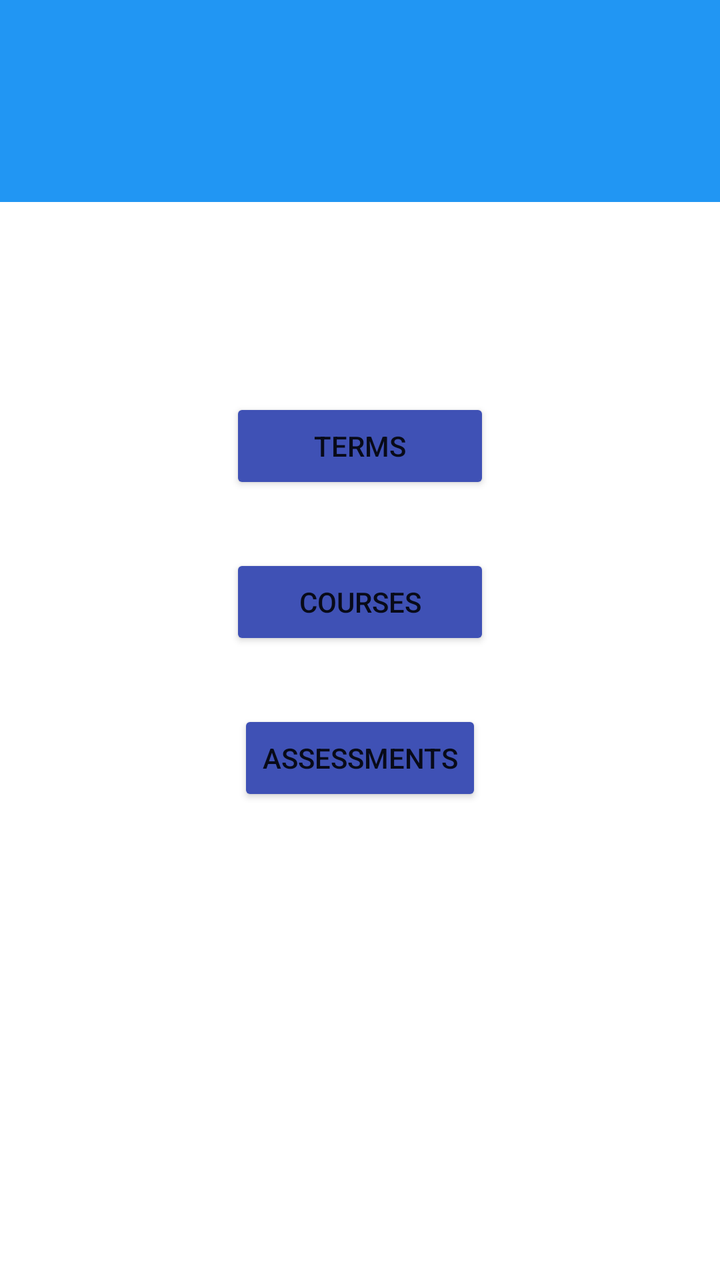
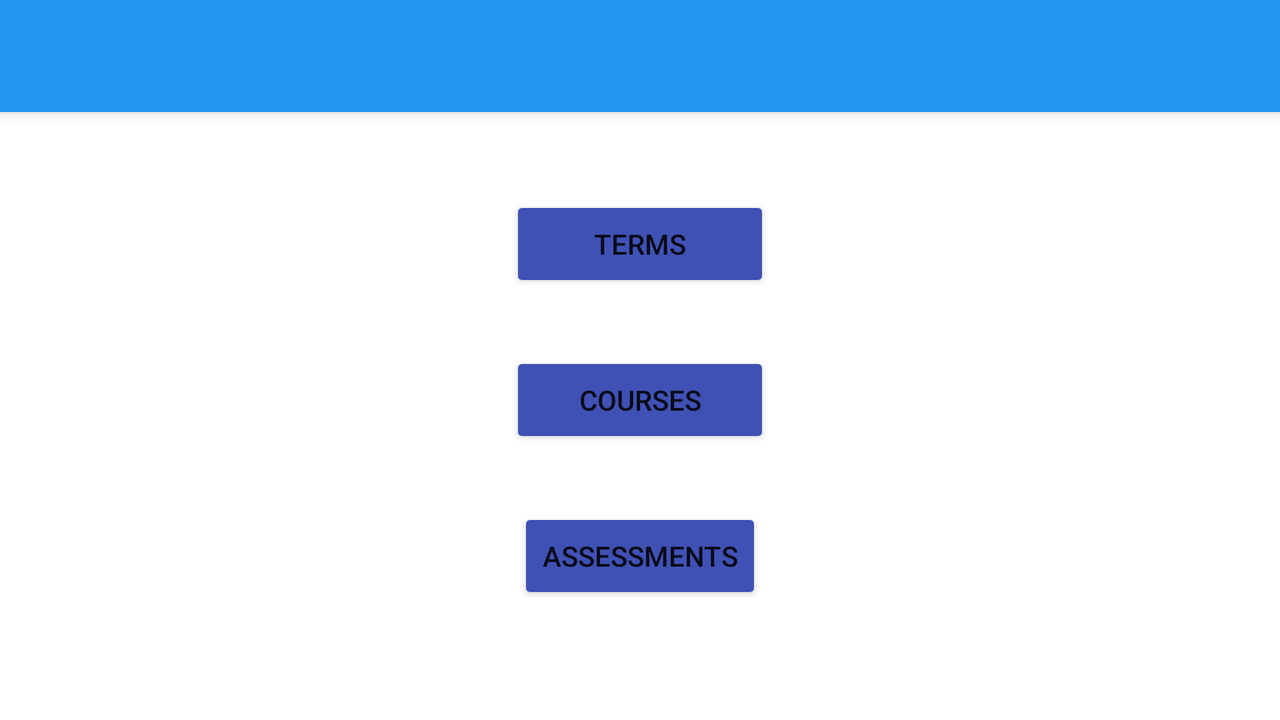

Two renders of one Android screen. The first uses the default layout on a phone; the second uses the alternative layout the repository ships for a different screen configuration, on a matching device. The two XML files are below.
<!-- AndroidManifest.xml: application theme Theme.Nguyenpeter_C196 -->
<!-- res/layout/activity_main.xml -->
<?xml version="1.0" encoding="utf-8"?>
<androidx.coordinatorlayout.widget.CoordinatorLayout xmlns:android="http://schemas.android.com/apk/res/android"
    xmlns:tools="http://schemas.android.com/tools"
    xmlns:app="http://schemas.android.com/apk/res-auto"


    android:layout_width="match_parent"
    android:layout_height="match_parent">

    <com.google.android.material.appbar.AppBarLayout
        android:id="@+id/appbar"

        android:layout_width="match_parent"
        android:layout_height="101dp"
        android:background="#2196F3">

        <com.google.android.material.appbar.CollapsingToolbarLayout
            android:layout_width="match_parent"
            android:layout_height="match_parent"
            app:contentScrim="@color/material_dynamic_primary70"

            app:layout_scrollFlags="scroll|exitUntilCollapsed"
            app:toolbarId="@+id/toolbar">


            <androidx.appcompat.widget.Toolbar
                android:id="@+id/toolbar_top"
                android:layout_width="match_parent"
                android:layout_height="?attr/actionBarSize"
                android:backgroundTint="#2196F3">

            </androidx.appcompat.widget.Toolbar>
        </com.google.android.material.appbar.CollapsingToolbarLayout>
    </com.google.android.material.appbar.AppBarLayout>

    <androidx.core.widget.NestedScrollView
        android:layout_width="match_parent"
        android:layout_height="match_parent"


        app:layout_behavior="com.google.android.material.appbar.AppBarLayout$ScrollingViewBehavior">

        <RelativeLayout
            android:layout_width="match_parent"
            android:layout_height="match_parent"
            android:visibility="visible">

            <include
                layout="@layout/layout_main"
                android:layout_width="match_parent"
                android:layout_height="400dp" />

        </RelativeLayout>

    </androidx.core.widget.NestedScrollView>


</androidx.coordinatorlayout.widget.CoordinatorLayout>
<!-- res/layout/layout_main.xml (included above) -->
<?xml version="1.0" encoding="utf-8"?>
<RelativeLayout
    xmlns:android="http://schemas.android.com/apk/res/android"
    xmlns:app="http://schemas.android.com/apk/res-auto"
    android:layout_width="match_parent"
    android:layout_height="match_parent"
    android:paddingRight="16dp"
    android:paddingLeft="16dp">

    <Button
        android:id="@+id/terms_button"
        android:layout_width="130dp"
        android:layout_height="wrap_content"
        android:layout_above="@id/courses_button"
        android:layout_centerHorizontal="true"
        android:layout_marginStart="30dp"
        android:layout_marginTop="30dp"
        android:layout_marginEnd="30dp"
        android:layout_marginBottom="30dp"
        android:backgroundTint="#3F51B5"
        android:onClick="launchTerms"
        android:text="Terms"></Button>

    <Button
        android:id="@+id/courses_button"
        android:layout_width="130dp"
        android:layout_height="wrap_content"
        android:layout_centerInParent="true"
        android:backgroundTint="#3F51B5"
        android:onClick="launchCourses"
        android:text="Courses">

    </Button>

    <Button
        android:id="@+id/assessments_button"
        android:layout_width="wrap_content"
        android:layout_height="wrap_content"
        android:layout_below="@id/courses_button"
        android:layout_centerHorizontal="true"
        android:layout_marginStart="30dp"
        android:layout_marginTop="30dp"
        android:layout_marginEnd="30dp"
        android:layout_marginBottom="30dp"
        android:backgroundTint="#3F51B5"
        android:onClick="launchAssessments"
        android:text="Assessments"
        android:textColorHighlight="#2196F3"
        android:textColorLink="#2196F3">

    </Button>

</RelativeLayout>
<!-- resources referenced by this layout -->
<resources>
  <style name="Theme.Nguyenpeter_C196" parent="Theme.MaterialComponents.DayNight.DarkActionBar">
          
          <item name="colorPrimary">@color/purple_500</item>
          <item name="colorPrimaryVariant">@color/purple_700</item>
          <item name="colorOnPrimary">@color/white</item>
          
          <item name="colorSecondary">@color/teal_200</item>
          <item name="colorSecondaryVariant">@color/teal_700</item>
          <item name="colorOnSecondary">@color/black</item>
          
          <item name="android:statusBarColor">?attr/colorPrimaryVariant</item>
          
      </style>
  <color name="purple_500">#FF6200EE</color>
  <color name="purple_700">#FF3700B3</color>
  <color name="white">#FFFFFFFF</color>
  <color name="teal_200">#FF03DAC5</color>
  <color name="teal_700">#FF018786</color>
  <color name="black">#FF000000</color>
</resources>
<!-- res/layout-land/activity_main.xml (the author's variant of the layout above) -->
<!-- drawn on the phone turned sideways -->
<?xml version="1.0" encoding="utf-8"?>
<androidx.coordinatorlayout.widget.CoordinatorLayout xmlns:android="http://schemas.android.com/apk/res/android"
    xmlns:tools="http://schemas.android.com/tools"
    xmlns:app="http://schemas.android.com/apk/res-auto"


    android:layout_width="match_parent"
    android:layout_height="match_parent">

    <com.google.android.material.appbar.AppBarLayout
        android:id="@+id/appbar"

        android:layout_width="match_parent"
        android:layout_height="wrap_content"
        android:background="#2196F3">

        <com.google.android.material.appbar.CollapsingToolbarLayout
            android:layout_width="match_parent"
            android:layout_height="56dp"
            app:contentScrim="@color/material_dynamic_primary70"

            app:layout_scrollFlags="scroll|exitUntilCollapsed"
            app:toolbarId="@+id/toolbar">


            <androidx.appcompat.widget.Toolbar
                android:id="@+id/toolbar_top"
                android:layout_width="match_parent"
                android:layout_height="?attr/actionBarSize"
                android:backgroundTint="#2196F3">

            </androidx.appcompat.widget.Toolbar>

        </com.google.android.material.appbar.CollapsingToolbarLayout>
    </com.google.android.material.appbar.AppBarLayout>

    <androidx.core.widget.NestedScrollView
        android:id="@+id/nestedScrollView"
        android:layout_width="match_parent"


        android:layout_height="match_parent"
        app:layout_anchor="@+id/nestedScrollView"
        app:layout_anchorGravity="center"
        app:layout_behavior="com.google.android.material.appbar.AppBarLayout$ScrollingViewBehavior">

        <RelativeLayout
            android:layout_width="match_parent"
            android:layout_height="match_parent"
            android:visibility="visible">

        </RelativeLayout>

    </androidx.core.widget.NestedScrollView>

    <include
        android:id="@+id/include"
        layout="@layout/layout_main"
        android:layout_width="match_parent"
        android:layout_height="400dp"
        app:layout_anchor="@+id/nestedScrollView"
        app:layout_anchorGravity="center" />


</androidx.coordinatorlayout.widget.CoordinatorLayout>
